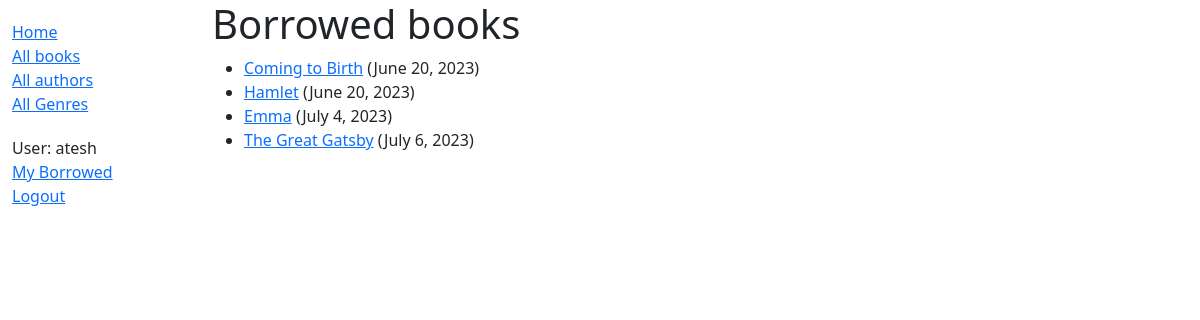
Page /catalog/mybooks/ (signed in) on the earlier database version.
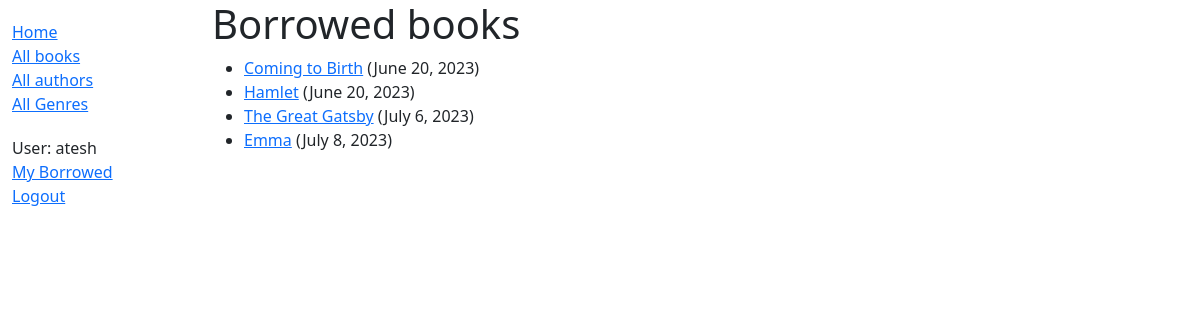
Same page on the later database version.
### catalog/models.py (models this page shows, shortened)
class BookInstance(models.Model):
    id = models.UUIDField(primary_key=True, default=uuid.uuid4, help_text='Unique ID for this particular book across whole library') #uuid.uuid4 generates a unique id for the book instance
    book = models.ForeignKey('Book', on_delete=models.SET_NULL, null=True)
    imprint = models.CharField(max_length=200)
    due_back = models.DateField(null=True, blank=True)
    LOAN_STATUS = ( #tuple of tuples
        ('m', 'Maintenance'), #first element is the value stored in the db, second element is the human-readable name
        ('o', 'On loan'),
        ('a', 'Available'),
        ('r', 'Reserved'),
    )
    status = models.CharField( #status field is a character field that only allows the values in the LOAN_STATUS tuple
        max_length=1,
        choices=LOAN_STATUS,
        blank=True,
        default='m',
        help_text='Book availability',
    )
    borrower = models.ForeignKey(User, on_delete=models.SET_NULL, null=True, blank=True)
    @property
    def is_overdue(self):
        return bool(self.due_back and date.today() > self.due_back)
    class Meta:
        ordering = ['due_back']
        permissions = (("can_mark_returned", "Set book as returned"),)

class Book(models.Model):
    title = models.CharField(max_length=200)
    author = models.ForeignKey('Author', on_delete=models.SET_NULL, null=True)
    summary = models.TextField(max_length=1000, help_text='Enter a brief description of the book')
    isbn = models.CharField('ISBN',max_length=13, help_text='13 Character <a href="https://www.isbn-international.org/content/what-isbn">ISBN number</a>')
    genre = models.ManyToManyField(Genre, help_text='Select a genre for this book')
    language = models.ForeignKey('Language', on_delete=models.SET_NULL, null=True)
    def display_genre(self):
        """Create a string for the Genre. This is required to display genre in Admin."""
        return ', '.join(genre.name for genre in self.genre.all()[:3])
    display_genre.short_description = 'Genre'

### catalog/views.py (the view)
# urls.py: path('mybooks/', views.LoanedBooksByUserListView.as_view(), name='my-borrowed'),
class LoanedBooksByUserListView(LoginRequiredMixin,generic.ListView):
    model = BookInstance
    template_name = 'catalog/bookinstance_list_borrowed_user.html'
    paginate_by = 10
    def get_queryset(self):
        return (
            BookInstance.objects.filter(borrower=self.request.user)
            .filter(status__exact='o')
            .order_by('due_back')
        )

### catalog/templates/catalog/bookinstance_list_borrowed_user.html
{% extends "base_generic.html" %}
{% block content %}
    <h1>Borrowed books</h1>
    {% if bookinstance_list %}
    <ul>
      {% for bookinst in bookinstance_list %}
      <li class="{% if bookinst.is_overdue %}text-danger{% endif %}">
        <a href="{% url 'book-detail' bookinst.book.pk %}">{{ bookinst.book.title }}</a> ({{ bookinst.due_back }})
      </li>
      {% endfor %}
    </ul>
    {% else %}
      <p>There are no books borrowed.</p>
    {% endif %}
{% endblock %}

Differences in the rows shown:
shown differently, row unchanged: BookInstance "July 6, 2023": moves up the list
changed BookInstance "Emma": due_back "July 4, 2023" → "July 8, 2023"
